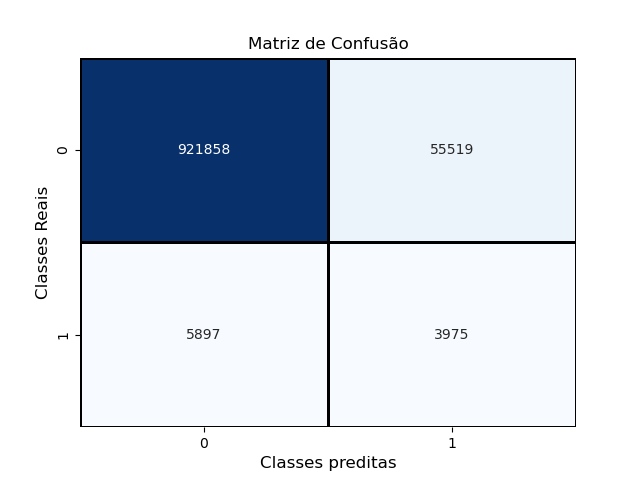

Source code (Python):
#import os 
#os.environ["tf_gpu_allocator"]="cuda_malloc_async"


from sklearn.model_selection import train_test_split
from sklearn.metrics import confusion_matrix
from sklearn.metrics import accuracy_score
from sklearn.metrics import classification_report

from imblearn.over_sampling import SMOTE

import numpy as np
import matplotlib.pyplot as plt
import pandas as pd

import heapq 
#os.environ["tf_gpu_allocator"]="cuda_malloc_async"



import math
import seaborn as sns


import tensorflow as tf
from tensorflow import keras

from keras.layers import Dense, Input, Dropout, BatchNormalization
from keras.models import Sequential
from keras.utils import to_categorical
from keras.optimizers import Adam
from keras.callbacks import EarlyStopping





# Enable logging to see which CPU cores or operations are being placed
#tf.debugging.set_log_device_placement(True)
def step_function(x):
    return int(x >= 0)

BS=256 #Batch SIze
LR=0.0001 #Learning Rate
DF=0.3 #Dropout Freq
WT=100 #weight for VH error in class_weight
L1=1500 #Number of units in Hidden Layer 1
L2=1500 #Number of units in Hidden Layer 2
L3=1500 #Number of units in Hidden Layer 3

CW = {0: 1.0, 1: WT}

per=0.01 #percentagem de VH




#Training Bit
file_path = "training_bit.txt"

with open(file_path, 'r') as myfile:
    data_training = [list(line.strip()) for line in myfile] # Read each line, convert to a list of characters

#Create the DataFrame
X_treinamento_raw = pd.DataFrame(data_training).astype(int)
print(f"X_treinamento:\n{X_treinamento_raw.describe()}\n")
X_treinamento_raw=np.array(X_treinamento_raw)

#Validation Bit
file_path = "validation_bit.txt"

with open(file_path, 'r') as myfile:
    data_validation = [list(line.strip()) for line in myfile] # Read each line, convert to a list of characters

#Create the DataFrame
X_validacao = pd.DataFrame(data_validation).astype(int)
print(f"X_validacao:\n{X_validacao.describe()}\n")
X_validacao=np.array(X_validacao)


#Testing Bit
file_path = "testing_bit.txt"

with open(file_path, 'r') as myfile:
    data_testing = [list(line.strip()) for line in myfile] # Read each line, convert to a list of characters

#Create the DataFrame
X_teste = pd.DataFrame(data_testing).astype(int)
print(f"X_teste:\n{X_teste.describe()}\n")
X_teste=np.array(X_teste)



#Training Score
file_path = "training_score.txt"
y_treinamento_unravelled=pd.read_csv(file_path, header=None)
y_treinamento_unravelled.columns=['Score']
print(f"y_treinamento_unravelled:\n{y_treinamento_unravelled.describe()}\n")
y_treinamento=np.ravel(y_treinamento_unravelled)

y_treinamento_ar = heapq.nsmallest(math.floor(per*len(y_treinamento)), y_treinamento.T)
y_treinamento_lim = y_treinamento_ar[math.floor(per*len(y_treinamento))-1]
y_treinamento_VH_raw = np.array([1 if x<=y_treinamento_lim else 0 for x in y_treinamento.T])


smote = SMOTE(random_state=42)
X_treinamento, y_treinamento_VH = smote.fit_resample(X_treinamento_raw, y_treinamento_VH_raw)

# Temos 2 classes
# Converter o vetor de rótulos para uma matriz binária
# Alterar o conjunto de dados de rótulos para o formato de string binária 1-de-N (one-hot encoding)
# Teremos uma rede neural com 2 neurônios na camada de saída
#y_treinamento_VH = to_categorical(y_treinamento_VH)


#Validation Score
file_path = "validation_score.txt"
y_validacao_unravelled=pd.read_csv(file_path, header=None)
y_validacao_unravelled.columns=['Score']
print(f"y_validacao_unravelled:\n{y_validacao_unravelled.describe()}\n")
y_validacao=np.ravel(y_validacao_unravelled)

y_validacao_ar = heapq.nsmallest(math.floor(per*len(y_validacao)), y_validacao.T)
y_validacao_lim = y_validacao_ar[math.floor(per*len(y_validacao))-1]
y_validacao_VH = np.array([1 if x<=y_validacao_lim else 0 for x in y_validacao.T])

# Temos 2 classes
# Converter o vetor de rótulos para uma matriz binária
# Alterar o conjunto de dados de rótulos para o formato de string binária 1-de-N (one-hot encoding)
# Teremos uma rede neural com 2 neurônios na camada de saída
#y_validacao_VH = to_categorical(y_validacao_VH)

#Testing Score
file_path = "testing_score.txt"
y_teste_unravelled=pd.read_csv(file_path, header=None)
y_teste_unravelled.columns=['Score']
print(f"y_teste_unravelled:\n{y_teste_unravelled.describe()}\n")
y_teste=np.ravel(y_teste_unravelled)

y_teste_ar = heapq.nsmallest(math.floor(per*len(y_teste)), y_teste.T)
y_teste_lim = y_teste_ar[math.floor(per*len(y_teste))-1]
y_teste_VH = np.array([1 if x<=y_teste_lim else 0 for x in y_teste.T])

# Temos 2 classes
# Converter o vetor de rótulos para uma matriz binária
# Alterar o conjunto de dados de rótulos para o formato de string binária 1-de-N (one-hot encoding)
# Teremos uma rede neural com 2 neurônios na camada de saída
#y_teste_VH = to_categorical(y_teste_VH)






#num_objetos num_colunas
num_objetos, num_colunas = X_treinamento.shape


#Treino teste
#X_treino, X_teste, y_treino, y_teste = train_test_split(previsoes_df, previsoes_VH, test_size = 0.3, random_state = 42)
                                                                  
                                                                  
#Treinamento Validação
#X_treinamento, X_validacao, y_treinamento, y_validacao = train_test_split(X_treino, y_treino, test_size=0.2, random_state=42)


## Topologia da Rede Neural
# - relu:  função de ativação ReLU: f(x) = max(0, x)
# - softmax: cada neurônio de saída receberá uma probabilidade

modelo = Sequential()
modelo.add(Input(shape=(num_colunas,)))
modelo.add(Dense(units=L1,name='camada_escondida_1', activation='relu'))
modelo.add(BatchNormalization()) #Evita loss nan
modelo.add(Dropout(DF))
modelo.add(Dense(units=L2,name='camada_escondida_2', activation='relu'))
modelo.add(BatchNormalization())
modelo.add(Dropout(DF))
modelo.add(Dense(units=L3,name='camada_escondida_3', activation='relu'))
modelo.add(BatchNormalization())
modelo.add(Dropout(DF))
modelo.add(Dense(units=1, name='camada_saida', activation='sigmoid')) #Ou é Virtual hit ou não é
modelo.add(BatchNormalization())
modelo.add(Dropout(DF))


## Parâmetros da Rede Neural
#  optimizer = algoritmo para atualizar os pesos baseado no loss:
#       Ex. 'adam', 'sgd', 'rmsprop'
#  loss = cálculo do erro.
#       Ex.: 'mean_squared_error','categorical_crossentropy', 'binary_crossentropy'
#  metrics = lista de métricas para avaliar o modeloL

custom_adam = tf.keras.optimizers.Adam(learning_rate=LR, clipnorm=1.0)  # Customizando para definir a learning_rate

#sgd_optimizer = keras.optimizers.SGD(learning_rate=0.01, momentum=0.9)

#sgd_optimizer = keras.optimizers.SGD(
#    learning_rate=LR,
#    momentum=0.9,
#    nesterov=True,
#    weight_decay=1e-4  # Automatically applies L2 penalty to weights
#)


modelo.compile(optimizer = custom_adam,
               loss = 'mean_squared_error',
               metrics = ['accuracy', keras.metrics.Precision(), tf.keras.metrics.Recall()])

modelo.summary()






#Treinamento da Rede Neural

# 150 épocas

# Define the early stopping callback
early_stopping = EarlyStopping(
    monitor='val_loss',     # Watch the validation loss
    min_delta=0.001,        # Minimum change to qualify as an improvement
    patience=10,             # Number of epochs to tolerate oscillation/no improvement
    restore_best_weights=True, # Revert to the best model weights after stopping
    verbose=0
)


# Atenção para o conjunto de validação.

modelo.fit(X_treinamento,
           y_treinamento_VH,
           batch_size = BS,
           epochs = 150,
           class_weight=CW,
           validation_data = (X_validacao, y_validacao_VH), 
           callbacks=[early_stopping]
           )


#Salvar modelo
sv_pth='BS_'+str(BS)+'_LR_'+str(LR)+'_DF_'+str(DF)+'_WT_'+str(WT)+'_'+str(L1)+'_'+str(L2)+'_'+str(L3)
#sv_pth='BS_'+str(BS)+'_LR_'+str(LR)+'_WT_'+str(WT)+'_'+str(L1)+'_'+str(L2)+'_'+str(L3)
modelo.save('./Resultados class/'+sv_pth+'/'+sv_pth+'.h5')


#Extração de previsões
previsoes = modelo.predict(X_teste)

y_previsao_matrix = [step_function(t-0.5) for t in previsoes]
y_teste_matrix = [step_function(t-0.5) for t in y_teste_VH]


# Acurácia do Modelo avaliada no Conjunto de Dados de teste:
accuracy = accuracy_score(y_teste_matrix, y_previsao_matrix)
print("Acurácia no conjunto de teste ( previsões Corretas / todas as previsões  ):\n", accuracy)



#Matriz de confusão - tabela com desempenho do modelo
confusao = confusion_matrix(y_teste_matrix, y_previsao_matrix)
print("Matriz de Confusão no Conjunto de Teste (Classes reais x Classes preditas):")

print("Matriz de Confusão")
print(confusao)

# Matriz de Confusão - representação mais informativa e didática
print("\n\n Matriz de Confusão")
sns.heatmap(
    confusao,
    annot=True,          # Show números nas células
    fmt='d',             # Números como inteiros
    cmap='Blues',        # Paleta de cores
    cbar=False,          # Remover barra à direita
    linewidths=1,        # Adicionar borda
    linecolor='black'    # Cor da borda
)
plt.xlabel('Classes preditas', fontsize=12)
plt.ylabel('Classes Reais', fontsize=12)
plt.title('Matriz de Confusão', fontsize=12)
plt.show()

#https://stackoverflow.com/questions/54141663/how-can-i-solve-error-allocation-exceeds-10-of-system-memory-on-keras
